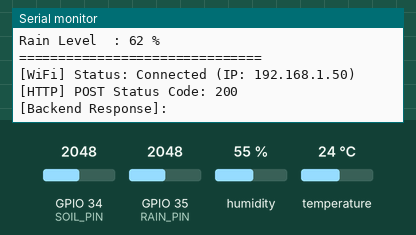
Bench run of a sketch on a simulated ESP32. On the bench: the last lines printed to the serial monitor. Inputs (shaded band) come from the test bench; at power-on: humidity 55 %, GPIO 34 (SOIL_PIN) = 2048, GPIO 35 (RAIN_PIN) = 2048, temperature 24 °C (analog values on the 0–4095 scale). WiFi joins after 1.5 s; servers stay silent unless stated; uploads are accepted with an empty reply.

Above: at 2.7 s.
2.8 s: humidity set to 22 %
At 3.91 s:
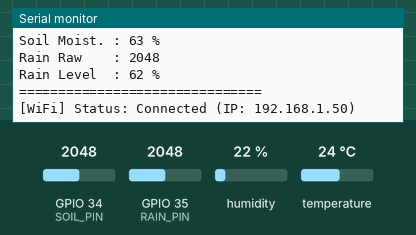
5.8 s: GPIO 34 (SOIL_PIN) set to 2866
At 7.3 s:
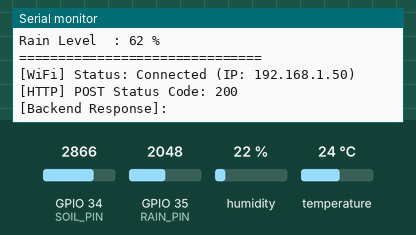
8.8 s: GPIO 35 (RAIN_PIN) set to 2866
At 10.59 s:
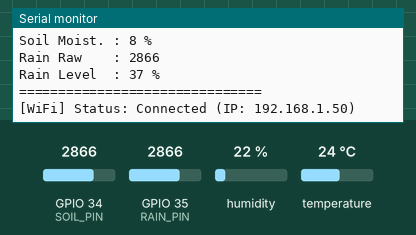
11.8 s: temperature set to 12 °C
At 14.0 s:
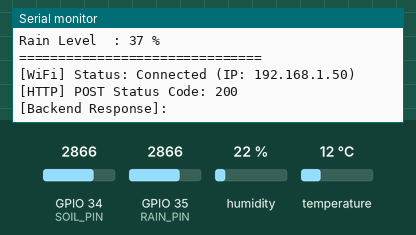
14.8 s: GPIO 34 (SOIL_PIN) set to 3972
At 15.04 s:
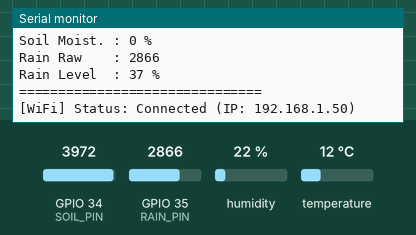
17.8 s: GPIO 35 (RAIN_PIN) set to 3972
At 19.49 s:
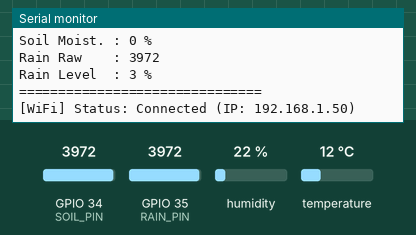
Timing chart, 0 to 21.0 s (numbered marks = the images above; inputs shaded):
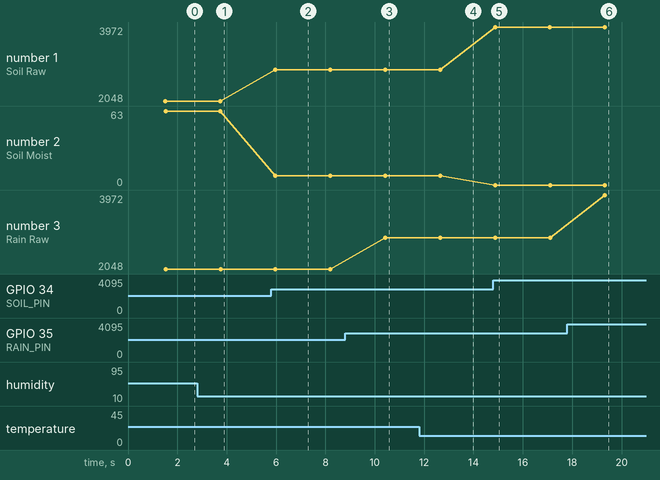

The sketch:

sensor_node.ino
```cpp
/*
 * Smart Farming Assistant — ESP32 Sensor Node Firmware (SIH 26180)
 *
 * Hardware Configuration:
 *   - Microcontroller: ESP32-WROOM-32
 *   - DHT22 (Temperature & Humidity): GPIO 4
 *   - Capacitive Soil Moisture Sensor: GPIO 34 (ADC1_CH6)
 *   - Rain Sensor: GPIO 35 (ADC1_CH7)
 *
 * Calibration Values:
 *   - Soil: SOIL_DRY = 3000, SOIL_WET = 1500
 *   - Rain: RAIN_DRY = 4095, RAIN_WET = 800
 *
 * Network & Backend:
 *   - Target URL: http://10.63.158.132:8000/api/v1/sensors/ingest
 *   - Method: HTTP POST (Content-Type: application/json)
 *   - Interval: Every 2 seconds
 *   - Non-blocking: Sensor readings continue uninterrupted even if Wi-Fi/Backend fails.
 */

#include <WiFi.h>
#include <HTTPClient.h>
#include "DHTesp.h"


const char *WIFI_SSID = "ItBurnsWhenIP";
const char* WIFI_PASSWORD = "mainnahibtata";

const char* BACKEND_URL   = "http://10.63.158.132:8000/api/v1/sensors/ingest";
const char* SENSOR_ID     = "esp32_field_01";

#define DHT_PIN  4
#define SOIL_PIN 34
#define RAIN_PIN 35

const int SOIL_DRY = 3000;
const int SOIL_WET = 1500;

const int RAIN_DRY = 4095;
const int RAIN_WET = 800;

DHTesp dhtSensor;

void setup() {
  Serial.begin(115200);


  dhtSensor.setup(DHT_PIN, DHTesp::DHT22);

  analogReadResolution(12);

  Serial.println("================================");
  Serial.println("   SMART FARM SENSOR SYSTEM");
  Serial.println("================================");

  WiFi.mode(WIFI_STA);
  WiFi.begin(WIFI_SSID, WIFI_PASSWORD);
  Serial.print("[WiFi] Connecting to: ");
  Serial.println(WIFI_SSID);

  // Non-blocking initial connection attempt (up to 6 seconds)
  // Ensures sensor loop starts immediately even if Wi-Fi is temporarily absent
  unsigned long startAttempt = millis();
  while (WiFi.status() != WL_CONNECTED && millis() - startAttempt < 6000) {
    delay(500);
    Serial.print(".");
  }
  Serial.println();

  if (WiFi.status() == WL_CONNECTED) {
    Serial.print("[WiFi] Connected! IP Address: ");
    Serial.println(WiFi.localIP());
  } else {
    Serial.println("[WiFi] Initial connection timeout. Loop will start and retry in background.");
  }
}

void loop() {
  TempAndHumidity data = dhtSensor.getTempAndHumidity();

  int soilRaw = analogRead(SOIL_PIN);

  int soilPercent = map(
    soilRaw,
    SOIL_DRY,
    SOIL_WET,
    0,
    100
  );

  soilPercent = constrain(soilPercent, 0, 100);

  int rainRaw = analogRead(RAIN_PIN);

  int rainPercent = map(
    rainRaw,
    RAIN_DRY,
    RAIN_WET,
    0,
    100
  );

  rainPercent = constrain(rainPercent, 0, 100);


  Serial.println();
  Serial.println("========== FARM DATA ==========");

  Serial.print("Temperature : ");
  Serial.print(data.temperature, 1);
  Serial.println(" °C");

  Serial.print("Humidity    : ");
  Serial.print(data.humidity, 1);
  Serial.println(" %");

  Serial.print("Soil Raw    : ");
  Serial.println(soilRaw);

  Serial.print("Soil Moist. : ");
  Serial.print(soilPercent);
  Serial.println(" %");

  Serial.print("Rain Raw    : ");
  Serial.println(rainRaw);

  Serial.print("Rain Level  : ");
  Serial.print(rainPercent);
  Serial.println(" %");

  Serial.println("===============================");


  if (WiFi.status() != WL_CONNECTED) {
    Serial.println("[WiFi] Status: Disconnected (reconnecting in background...)");
    WiFi.reconnect();
  } else {
    Serial.print("[WiFi] Status: Connected (IP: ");
    Serial.print(WiFi.localIP());
    Serial.println(")");

    // Sanitize DHT values to prevent NaN in JSON
    float tempVal = isnan(data.temperature) ? 0.0 : data.temperature;
    float humVal  = isnan(data.humidity)    ? 0.0 : data.humidity;

    // Construct telemetry JSON matching FastAPI backend Pydantic schema
    char jsonBuffer[256];
    snprintf(
      jsonBuffer,
      sizeof(jsonBuffer),
      "{\"sensor_id\":\"%s\",\"soil_moisture\":%.1f,\"temperature\":%.1f,\"humidity\":%.1f,\"rain_level\":%.1f}",
      SENSOR_ID,
      (float)soilPercent,
      tempVal,
      humVal,
      (float)rainPercent
    );

    HTTPClient http;
    // Set a strict 2000ms timeout so network delays never freeze the sensor loop
    http.setTimeout(2000);

    if (http.begin(BACKEND_URL)) {
      http.addHeader("Content-Type", "application/json");

      int httpResponseCode = http.POST((uint8_t*)jsonBuffer, strlen(jsonBuffer));

      Serial.print("[HTTP] POST Status Code: ");
      Serial.println(httpResponseCode);

      if (httpResponseCode > 0) {
        String response = http.getString();
        Serial.print("[Backend Response]: ");
        Serial.println(response);
      } else {
        Serial.print("[HTTP] POST failed, error: ");
        Serial.println(http.errorToString(httpResponseCode).c_str());
      }

      http.end();
    } else {
      Serial.println("[HTTP] Unable to connect to backend URL");
    }
  }
  delay(2000);
}
```

Measured:
- after the input at 2.8 s, the serial monitor: prints a new line after 0.94 s (image 1)
- after the input at 5.8 s, the serial monitor: prints a new line after 0.17 s (image 2)
- after the input at 8.8 s, the serial monitor: prints a new line after 1.6 s (image 3)
- after the input at 11.8 s, the serial monitor: prints a new line after 0.85 s (image 4)
- after the input at 14.8 s, the serial monitor: prints a new line after 0.07 s (image 5)
- after the input at 17.8 s, the serial monitor: prints a new line after 1.5 s (image 6)
- plotted number 1: 2048 → 2866 after the input at 5.8 s, 2866 → 3972 after the input at 14.8 s
- plotted number 2: 63 → 8 after the input at 5.8 s, 8 → 0 after the input at 14.8 s
